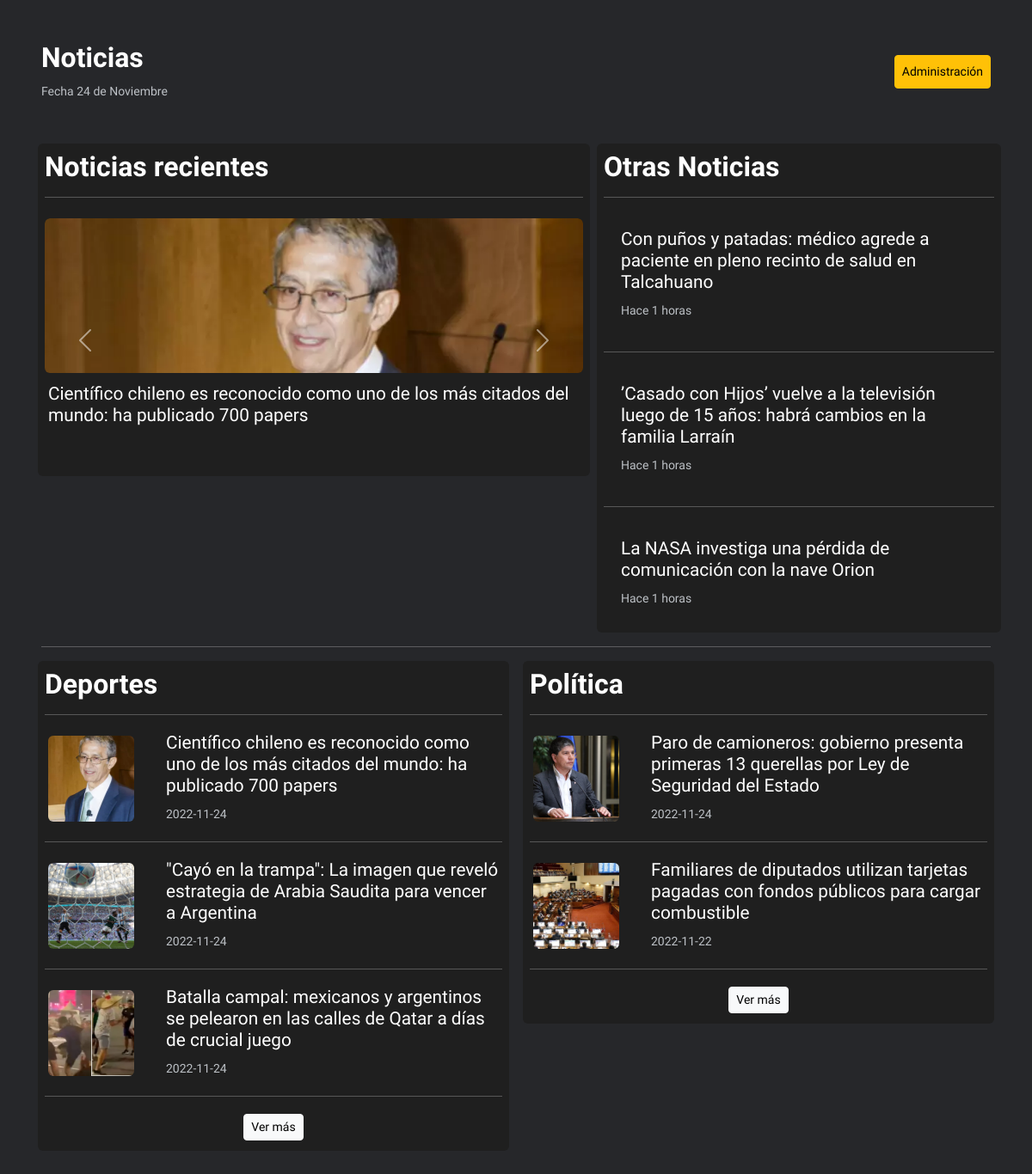
The page / on the database its author committed.
### tables this page shows
CREATE TABLE `tabla_noticia` (
  `id` int(11) NOT NULL,
  `titulo` varchar(100) NOT NULL,
  `imagen` varchar(1000) NOT NULL,
  `resumen` varchar(1000) NOT NULL,
  `noticia` varchar(4000) NOT NULL,
  `fecha` date NOT NULL,
  `categoria` varchar(50) NOT NULL DEFAULT 'Otra Categoría'
);

### cnn.php (called while the page is built, shortened)
<?php
    $months = ["Enero", "Febrero", "Marzo", "Abril", "Mayo", "Junio", "Julio", "Agosto", "Septiembre", "Octubre", "Noviembre", "Diciembre"];
    $day = date("d");
    $month = date("m") - 1;

### index.php (the view, shortened to what this page needs)
<?php
include("cnn.php");
?>
<!DOCTYPE html>
<html lang="en">
<head>
    <link href="https://cdn.jsdelivr.net/npm/bootstrap@5.2.2/dist/css/bootstrap.min.css" rel="stylesheet">
    <link rel="stylesheet" href="css/style.css">
    <link rel="stylesheet" href="css/index.css">
</head>
<body class="m-5">
    <header class="d-grid mb-5">
        <div class="row">
            <div class="col">
                <h1>Noticias</h1>
                <small><?php echo "Fecha $day de $months[$month]" ?></small>
            </div>
            <div class="col d-sm-flex flex-row-reverse">
                <a href="admin.php" type="button" class="btn btn-warning btn-sm my-3 py-md-2">Administración</a>
            </div>
        </div>
    </header>
    <main>
        <div class="row d-flex">
            <article class="col-md-7 p-0 px-md-2">
                <section class="rounded p-2">
                    <h2>Noticias recientes</h2>
                    <hr>
                    <div id="recentnewsCarousel" class="carousel slide rounded" data-bs-ride="carousel">
                        <div class="carousel-inner text-center">
                            <?php
                            $sql = "SELECT titulo, imagen FROM tabla_noticia ORDER BY fecha DESC LIMIT 3;";
                            $result = mysqli_query($conexion, $sql);
                            $active = "active";
                            while ($mostrar = mysqli_fetch_array($result)) {
                                echo "<div class='carousel-item $active'>";
                                echo "  <div class='image-container my-2 rounded'>";
                                echo "      <img class='img-fluid rounded-top' src='assets/img/$mostrar[1]' alt='assets/img/$mostrar[1]'>";
                                echo "  </div>";
                                echo "  <div class='titulo-container text-start'>";
                                echo "      <h4 class='p-1'>$mostrar[0] </h4>";
                                echo "  </div>";
                                echo "</div>";
                                $active = "";
                            }
                            ?>
                        </div>
                        <button class="carousel-control-prev" type="button" data-bs-target="#recentnewsCarousel" data-bs-slide="prev">
                            <span class="carousel-control-prev-icon" aria-hidden="true"></span>
                        </button>
                        <button class="carousel-control-next" type="button" data-bs-target="#recentnewsCarousel" data-bs-slide="next">
                            <span class="carousel-control-next-icon" aria-hidden="true"></span>
                        </button>
                    </div>
                </section>
            </article>
            <aside class="col-md-5 my-3 my-md-0 rounded p-2 px-md-2">
                <h2>Otras Noticias</h2>
                <?php
                $sql = "SELECT titulo, imagen FROM tabla_noticia WHERE categoria NOT IN ('Deportes', 'Politica') ORDER BY fecha DESC LIMIT 3;";
                $result = mysqli_query($conexion, $sql);
                while ($mostrar = mysqli_fetch_array($result)) {
                    echo "<hr>";
                    echo "<div class='row-md d-md-flex'>";
                    echo "  <div class='col-md m-1'>";
                    echo "      <div class='card'>";
                    echo "          <div class='card-body'>";
                    echo "              <h4 class='card-title cutlines'>$mostrar[0]</h5>";
                    echo "              <small>Hace 1 horas</small>";
                    echo "          </div>";
                    echo "      </div>";
                    echo "  </div>";
                    echo "</div>";
                }
                ?>
            </aside>
        </div>
        <hr>
        <div class="row">
            <article class="col-md-6 p-0 px-md-2">
                <section class="p-2 rounded" id="">
                    <h2>Deportes</h2>
                    <div id="deportes">
                        <?php
                        $sql = "SELECT titulo, imagen, fecha FROM tabla_noticia WHERE LOWER(categoria) = 'deportes' ORDER BY fecha DESC LIMIT 3;";
                        $result = mysqli_query($conexion, $sql);
                        while ($mostrar = mysqli_fetch_array($result)) {
                            echo "<hr>";
                            echo "<div class='row p-1'>";
                            echo "  <div class='col-3 d-flex flex-column justify-content-center'>";
                            echo "      <img class='small-square rounded' src='assets/img/$mostrar[imagen]' alt=''>";
                            echo "  </div>";
                            echo "  <div class='col'>";
                            echo "      <h4 class='cutlines'>$mostrar[titulo]</h4>";
                            echo "      <small>$mostrar[2]</small>";
                            echo "  </div>";
                            echo "</div>";
                        }
                        ?>
                    </div>
                    <hr>
                    <div class="row d-flex justify-content-center p-1">
                        <div class="col d-flex justify-content-center ">
                            <button type="button" class="btn btn-light btn-sm btn-block" onclick="update('deportes')"> Ver más</button>
                        </div>
                    </div>
                </section>
            </article>
            <article class="col-md-6 p-0 px-md-2">
                <section class="p-2 rounded">
                    <h2>Política</h2>
                    <div id="politica">
                        <?php
                        $sql = "SELECT titulo, imagen, fecha FROM tabla_noticia WHERE LOWER(categoria) = 'politica' ORDER BY fecha DESC LIMIT 3;";
                        $result = mysqli_query($conexion, $sql);
                        while ($mostrar = mysqli_fetch_array($result)) {
                            echo "<hr>";
                            echo "<div class='row p-1'>";
                            echo "  <div class='col-3 d-flex flex-column justify-content-center'>";
                            echo "      <img class='small-square rounded' src='assets/img/$mostrar[1]' alt=''>";
                            echo "  </div>";
                            echo "  <div class='col'>";
                            echo "      <h4 class='cutlines'>$mostrar[0]</h4>";
                            echo "      <small>$mostrar[2]</small>";
                            echo "  </div>";
                            echo "</div>";
                        }
                        ?>
                    </div>
                    <hr>
                    <div class="row d-flex justify-content-center p-1">
                        <div class="col d-flex justify-content-center ">
                            <button type="button" class="btn btn-light btn-sm btn-block" onclick="update('politica')"> Ver más</button>
                        </div>
                    </div>
                </section>
            </article>
        </div>
    </main>
</body>
</html>

### css/style.css (style rules this page uses)
:root { --color-bg: #26272a; --gris: #bdc1c6; --gris-oscuro: #1f1f1f; }
* { color: white; font-family: 'Mulish', sans-serif; }
h1, h2, h3 { font-weight: 700; }
body { background-color: var(--color-bg); }

### css/index.css (style rules this page uses)
small { color: var(--gris); }
h1 { font-size: 2rem; }
h4 { font-size: 1rem; }
.image-container { object-fit: fill; height: 100px; overflow: hidden; }
section { background-color: var(--gris-oscuro); }
.card { background-color: inherit; border: none; }
aside { background-color: var(--gris-oscuro); }
.small-square { width: 50px; height: 50px; object-fit: cover; }
.cutlines { overflow: hidden; text-overflow: ellipsis; display: -webkit-box; -webkit-line-clamp: 3; line-clamp: 3; -webkit-box-orient: vertical; }
@media (min-width: 425px) { .image-container { height: 120px; } }
@media (min-width: 768px) { h4 { font-size: 1.3rem; } }
@media (min-width: 768px) { .carousel { height: 300px; } }
@media (min-width: 768px) { .image-container { height: 180px; } }
@media (min-width: 768px) { .small-square { width: 60px; height: 60px; } }
@media (min-width: 1024px) { .small-square { width: 100px; height: 100px; } }

### rows shown on the page
tabla_noticia: imagen (picture), titulo "Científico chileno es reconocido como uno de los más citados del mundo: ha publicado 700 papers", fecha "2022-11-24"
tabla_noticia: titulo "Con puños y patadas: médico agrede a paciente en pleno recinto de salud en Talcahuano"
tabla_noticia: titulo "’Casado con Hijos’ vuelve a la televisión luego de 15 años: habrá cambios en la familia Larraín"
tabla_noticia: titulo "La NASA investiga una pérdida de comunicación con la nave Orion"
tabla_noticia: imagen (picture), titulo "\"Cayó en la trampa\": La imagen que reveló estrategia de Arabia Saudita para vencer a Argentina", fecha "2022-11-24"
tabla_noticia: imagen (picture), titulo "Batalla campal: mexicanos y argentinos se pelearon en las calles de Qatar a días de crucial juego", fecha "2022-11-24"
tabla_noticia: imagen (picture), titulo "Paro de camioneros: gobierno presenta primeras 13 querellas por Ley de Seguridad del Estado", fecha "2022-11-24"
tabla_noticia: imagen (picture), titulo "Familiares de diputados utilizan tarjetas pagadas con fondos públicos para cargar combustible", fecha "2022-11-22"

### other values the page prints
$day "24"
$months[$month] "Noviembre"
